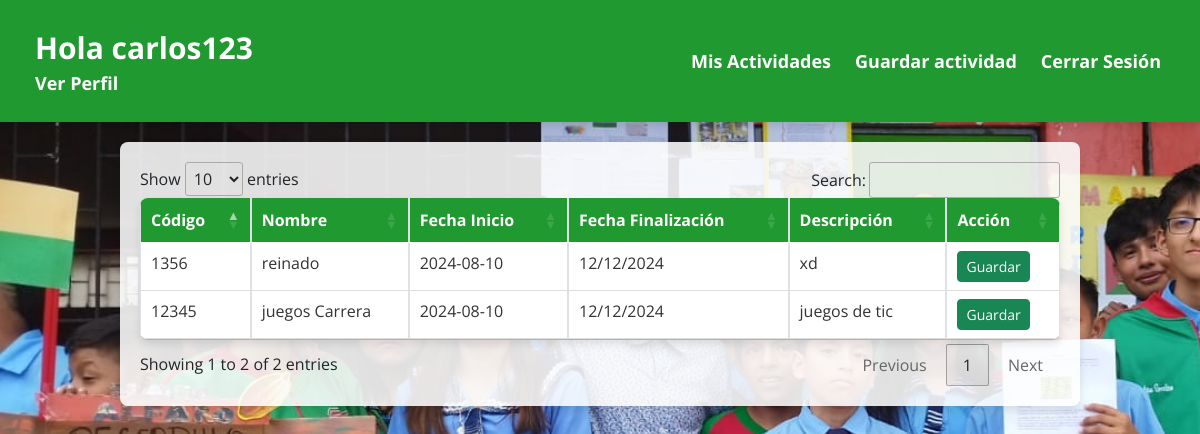
Page /html/cronograma.php (signed in) on the committed database.
### tables this page shows
CREATE TABLE `actividad` (
  `codigo` varchar(255) NOT NULL,
  `nombre` varchar(100) NOT NULL,
  `fecha_inicio` varchar(100) NOT NULL,
  `fecha_final` varchar(100) NOT NULL,
  `descripcion` varchar(255) NOT NULL
);

### html/cronograma.php (the view, shortened to what this page needs)
<?php
$username = $_SESSION['username'];
?>
<!DOCTYPE html>
<html lang="es">
<head>
    <link href="https://cdn.jsdelivr.net/npm/bootstrap@5.0.2/dist/css/bootstrap.min.css" rel="stylesheet">
    <link rel="stylesheet" href="https://cdn.datatables.net/1.13.7/css/jquery.dataTables.min.css">
    <link href="https://cdn.jsdelivr.net/npm/bootstrap@5.3.2/dist/css/bootstrap.min.css" rel="stylesheet">
    <link rel="stylesheet" href="..\style\cronograma.css">
</head>
<body>
<div class="barra-menu">
  <div class="izquierda">
    <div class="usuario">Hola <?php echo htmlspecialchars($username); ?></div>
    <a href="../html/perfil.php" class="">Ver Perfil</a>
  </div>
  <div class="derecha">
    <a href="../html/mis_actividades.php">Mis Actividades</a>
    <a href="../html/guardar_actividad.php">Guardar actividad</a>
    <a href="../html/cerrarsesion.php">Cerrar Sesión</a>
  </div>
</div>
  <div class="container table-container">
    <?php
    include("../conexion.php");
    $consulta = "SELECT * FROM actividad";
    if ($resultado = $conn->query($consulta)) {
        echo '<table class="table table-bordered table-hover" id="tabla_datos">
                <thead>
                    <tr>
                        <th>Código</th>
                        <th>Nombre</th>
                        <th>Fecha Inicio</th>
                        <th>Fecha Finalización</th>
                        <th>Descripción</th>
                        <th>Acción</th>
                    </tr>
                </thead>
                <tbody>';
        while ($filas = $resultado->fetch_assoc()) {
            echo '<tr>
                    <td>' . htmlspecialchars($filas["codigo"]) . '</td>
                    <td>' . htmlspecialchars($filas["nombre"]) . '</td>
                    <td>' . htmlspecialchars($filas["fecha_inicio"]) . '</td>
                    <td>' . htmlspecialchars($filas["fecha_final"]) . '</td>
                    <td>' . htmlspecialchars($filas["descripcion"]) . '</td>
                    <td>
                        <form method="POST" style="display:inline-block;">
                            <input type="hidden" name="codigo" value="' . htmlspecialchars($filas["codigo"]) . '">
                            <button type="submit" name="guardar" class="btn btn-success btn-sm">Guardar</button>
                        </form>
                    </td>
                </tr>';
        }
        echo '</tbody>
              </table>';
    }
    ?>
  </div>
</body>
</html>

### style/cronograma.css (style rules this page uses)
* { margin: 0; padding: 0; box-sizing: border-box; font-family: "Open Sans", sans-serif; line-height: 1.5; }
body { width: 100%; height: 100vh; justify-content: center; align-items: flex-start; background-image: url("../upload/WhatsApp\ Image\ 2024-08-13\ at\ 19.24.49.jpeg"); background-size: cover; background-repeat: no-repeat; }
.usuario { color: #fff; }
.barra-menu { width: 100%; display: flex; justify-content: space-between; align-items: center; background-color: rgb(32, 154, 48); padding: 15px; box-shadow: 0 4px 8px rgba(0, 0, 0, 0.1); }
.barra-menu .izquierda { display: flex; flex-direction: column; align-items: flex-start; margin: 10px; margin-left: 20px; }
.barra-menu .izquierda .usuario { font-size: 30px; font-weight: bold; }
.barra-menu .izquierda a { font-size: 18px; font-weight: bold; color: #fff; text-decoration: none; }
.barra-menu .derecha { display: flex; flex-direction: row; align-items: flex-end; justify-content: space-between; padding: 12px; }
.barra-menu .derecha a { text-decoration: none; color: #fff; font-size: 18px; font-weight: bold; margin: 5px 0; padding: 12px; }
.table-container { width: 80%; max-width: 1200px; margin: 20px auto; padding: 20px; background-color: rgba(255, 255, 255, 0.872); box-shadow: 0 4px 8px rgba(0, 0, 0, 0.1); border-radius: 8px; }
.table { width: 100%; border-collapse: collapse; background-color: #fff; border-radius: 8px; overflow: hidden; box-shadow: 0 4px 8px rgba(0, 0, 0, 0.1); }
.table th, .table td { padding: 12px; text-align: left; }
.table th { background-color: rgb(32, 154, 48); color: #fff; }
.table td { color: #333; border-bottom: 1px solid #ddd; }

### rows in the picture
actividad: codigo "12345", nombre "juegos Carrera", fecha_inicio "2024-08-10", fecha_final "12/12/2024", descripcion "juegos de tic"
actividad: codigo "1356", nombre "reinado", fecha_inicio "2024-08-10", fecha_final "12/12/2024", descripcion "xd"

### other values in the picture
$username "carlos123"
